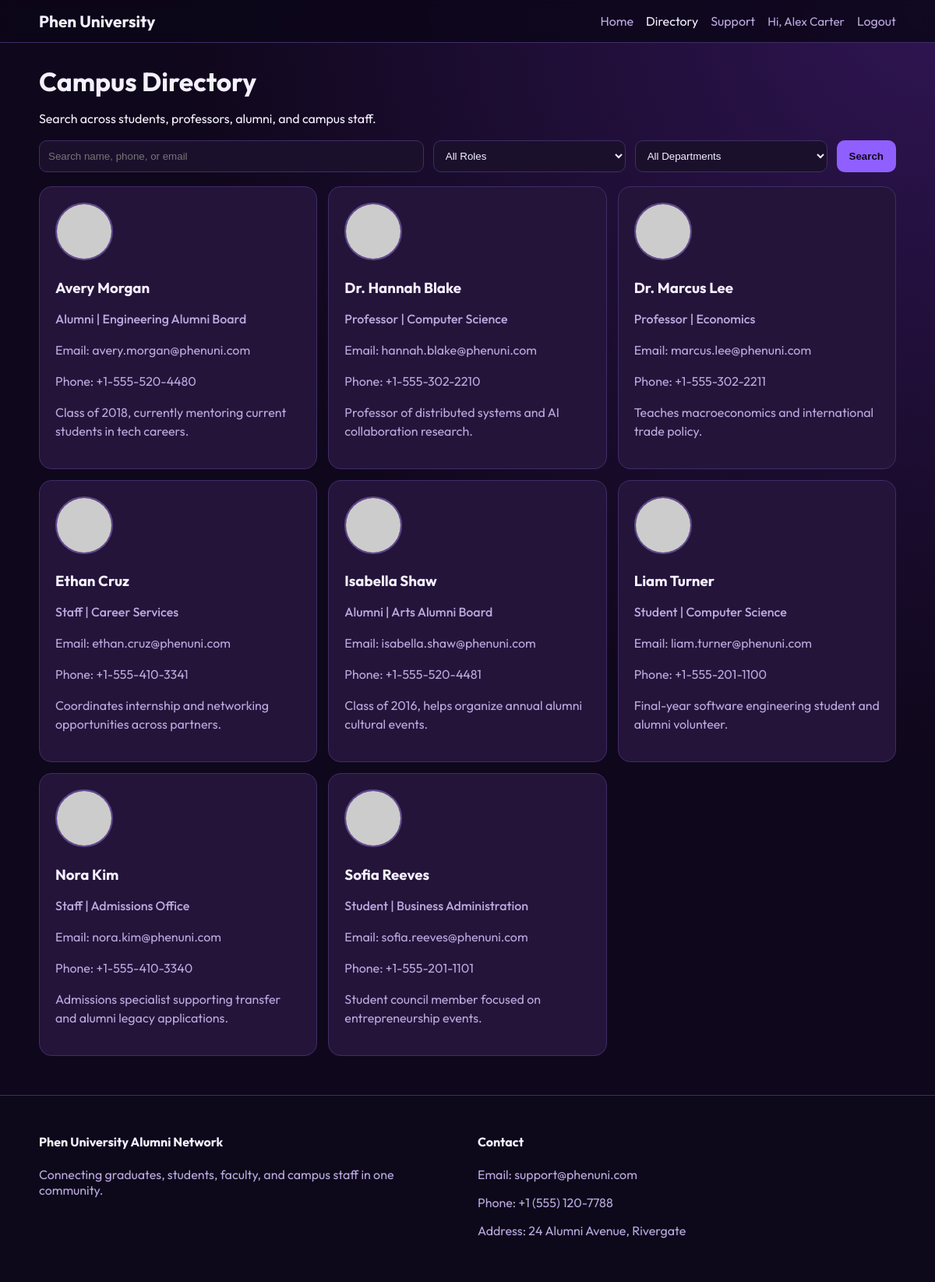
The page /directory.php (signed in) on the database its author committed.
### tables this page shows
CREATE TABLE campus_people (
    id INT AUTO_INCREMENT PRIMARY KEY,
    full_name VARCHAR(120) NOT NULL,
    role ENUM('student', 'professor', 'staff', 'alumni') NOT NULL,
    department VARCHAR(100) NOT NULL,
    email VARCHAR(120) NOT NULL,
    phone VARCHAR(30) NOT NULL,
    profile_image VARCHAR(255) DEFAULT 'https://via.placeholder.com/120x120.png?text=Profile',
    bio TEXT,
    created_at TIMESTAMP DEFAULT CURRENT_TIMESTAMP
);

### includes/auth.php (called while the page is built, shortened)
<?php
function e(string $value): string
{
    return htmlspecialchars($value, ENT_QUOTES, "UTF-8");
}

### directory.php (the view, shortened to what this page needs)
<?php
require_once __DIR__ . "/includes/auth.php";
$q = trim($_GET["q"] ?? "");
$departments = [];
$people = [];
try {
    $db = getDB();
    $deptResult = $db->query("SELECT DISTINCT department FROM campus_people ORDER BY department ASC");
    while ($deptResult && ($row = $deptResult->fetch_assoc())) {
        $departments[] = $row;
    }
    $sql = "SELECT full_name, role, department, email, phone, profile_image, bio FROM campus_people";
    $sql .= " ORDER BY full_name ASC";
    $peopleResult = $db->query($sql);
    while ($peopleResult && ($row = $peopleResult->fetch_assoc())) {
        $people[] = $row;
    }
} catch (Throwable $e) {
    $directoryError = $e->getMessage();
}
require_once __DIR__ . "/includes/header.php";
?>
<section>
    <h1>Campus Directory</h1>
    <p>Search across students, professors, alumni, and campus staff.</p>
    <form class="directory-form" method="get">
        <input type="text" name="q" id="liveSearch" placeholder="Search name, phone, or email" value="<?= e($q) ?>">
        <select name="role" id="liveRole">
            <option value="">All Roles</option>
        </select>
        <select name="department">
            <option value="">All Departments</option>
        </select>
        <button class="btn btn-primary" type="submit">Search</button>
    </form>
    <div class="directory-grid" id="directoryGrid">
        <?php foreach ($people as $person): ?>
            <article
                class="person-card"
                data-role="<?= e($person["role"]) ?>"
                data-name="<?= e(strtolower($person["full_name"])) ?>"
                data-email="<?= e(strtolower($person["email"])) ?>"
                data-phone="<?= e(strtolower($person["phone"])) ?>"
            >
                <img src="<?= e($person["profile_image"] ?: "https://via.placeholder.com/120x120.png?text=Profile") ?>" alt="<?= e($person["full_name"]) ?> profile picture">
                <h3><?= e($person["full_name"]) ?></h3>
                <p class="badge"><?= e(ucfirst($person["role"])) ?> | <?= e($person["department"]) ?></p>
                <p>Email: <?= e($person["email"]) ?></p>
                <p>Phone: <?= e($person["phone"]) ?></p>
                <p><?= e($person["bio"]) ?></p>
            </article>
        <?php endforeach; ?>
    </div>
</section>
<?php require_once __DIR__ . "/includes/footer.php"; ?>

### assets/css/style.css (style rules this page uses)
:root { --bg: #0f071b; --bg-soft: #1b102c; --card: #24143a; --text: #f5f0ff; --muted: #bca9df; --primary: #8f5fff; --primary-strong: #a97dff; --border: #3f2d66; }
* { box-sizing: border-box; }
body { margin: 0; font-family: "Outfit", sans-serif; background: radial-gradient(circle at top right, #2f1552 0%, var(--bg) 48%); color: var(--text); min-height: 100vh; }
h1 { margin: 0 0 14px; font-size: clamp(1.6rem, 2.8vw, 2.8rem); }
.btn { display: inline-block; border: 0; border-radius: 10px; padding: 11px 16px; font-weight: 600; cursor: pointer; }
.btn-primary { background: var(--primary); color: #12091f; }
.feature-card, .auth-box, .support-card, .person-card { background: var(--card); border: 1px solid var(--border); border-radius: 16px; padding: 20px; }
.feature-card p, .small-note, .support-page p, .person-card p { color: var(--muted); line-height: 1.5; }
input, select { width: 100%; background: var(--bg-soft); border: 1px solid var(--border); color: var(--text); border-radius: 10px; padding: 11px; }
.directory-form { display: grid; grid-template-columns: 2fr 1fr 1fr auto; gap: 12px; margin: 18px 0; }
.directory-grid { display: grid; grid-template-columns: repeat(3, 1fr); gap: 14px; }
.person-card img { width: 74px; height: 74px; border-radius: 999px; object-fit: cover; border: 2px solid #60488f; }
.person-card h3 { margin-bottom: 8px; }
.badge { color: #ddcbff; font-weight: 500; }

### rows shown on the page
campus_people: full_name "Avery Morgan", role "Alumni", department "Engineering Alumni Board", email "avery.morgan@phenuni.com", phone "+1-555-520-4480", bio "Class of 2018, currently mentoring current students in tech careers."
campus_people: full_name "Dr. Hannah Blake", role "Professor", department "Computer Science", email "hannah.blake@phenuni.com", phone "+1-555-302-2210", bio "Professor of distributed systems and AI collaboration research."
campus_people: full_name "Dr. Marcus Lee", role "Professor", department "Economics", email "marcus.lee@phenuni.com", phone "+1-555-302-2211", bio "Teaches macroeconomics and international trade policy."
campus_people: full_name "Ethan Cruz", role "Staff", department "Career Services", email "ethan.cruz@phenuni.com", phone "+1-555-410-3341", bio "Coordinates internship and networking opportunities across partners."
campus_people: full_name "Isabella Shaw", role "Alumni", department "Arts Alumni Board", email "isabella.shaw@phenuni.com", phone "+1-555-520-4481", bio "Class of 2016, helps organize annual alumni cultural events."
campus_people: full_name "Liam Turner", role "Student", department "Computer Science", email "liam.turner@phenuni.com", phone "+1-555-201-1100", bio "Final-year software engineering student and alumni volunteer."
campus_people: full_name "Nora Kim", role "Staff", department "Admissions Office", email "nora.kim@phenuni.com", phone "+1-555-410-3340", bio "Admissions specialist supporting transfer and alumni legacy applications."
campus_people: full_name "Sofia Reeves", role "Student", department "Business Administration", email "sofia.reeves@phenuni.com", phone "+1-555-201-1101", bio "Student council member focused on entrepreneurship events."

### other values the page prints
currentUserName() "Alex Carter"
